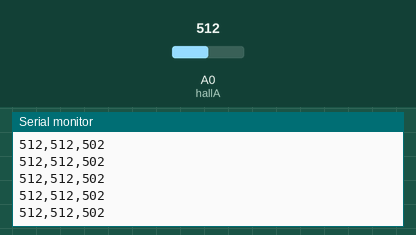
The sketch below on a simulated Arduino Uno, built with avr-gcc and run on an emulated ATmega328P. On the bench: the last lines printed to the serial monitor. The test bench sets the inputs (shaded band); at power-on: A0 (hallA) = 512.

Above: at 11.2 s.
11.3 s: A0 (hallA) set to 11
At 11.8 s:
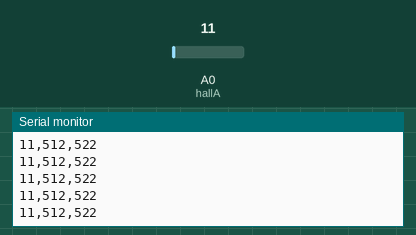
12.8 s: A0 (hallA) set to 8
At 13.5 s:
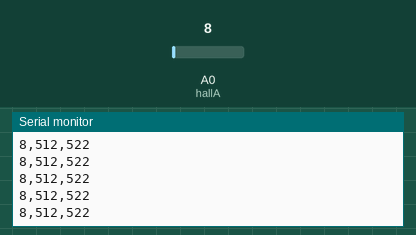
Timing chart, 0 to 15.8 s (numbered marks = the images above; inputs shaded):
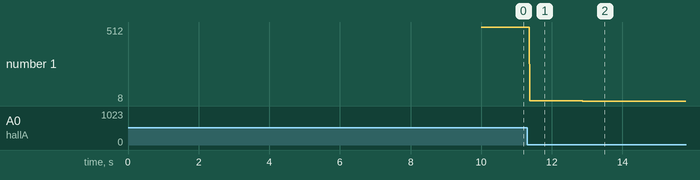

The sketch:

temp.ino
```cpp
//MonitorHall > Rx-ATmega328
/*
 * MAX485 Arduino
 * DI     N/A
 * DE     GND
 * RE     GND
 * RO     D3
 */


#define hallA A0
int sensorVal;
long refTime;
int maxVal;
int minVal;
int threshold;
int peak;


void setup()
{
    Serial.begin(9600);
    maxVal = 0;
    minVal = 1023;
    threshold = 512;
    refTime = millis();

    while((millis()-refTime) < 10000){
      //Read sensor
      sensorVal = analogRead(hallA);
      //Set limits
      if(sensorVal > maxVal){
        maxVal = sensorVal;
      }
      if(sensorVal < minVal){
        minVal = sensorVal;
      }
      threshold = ((maxVal-minVal)/2)+minVal;
      if(sensorVal < threshold){
        peak = minVal+10;
      }else{
        peak = maxVal-10;
      }
      //Plot results
      /*
      Serial.print(sensorVal);
      Serial.print(",");
      Serial.print(minVal);
      Serial.print(",");
      Serial.print(threshold);
      Serial.print(",");
      Serial.print(maxVal);
      Serial.print(",");
      Serial.println(peak);
      */
    }
}

void loop()
{
  sensorVal = analogRead(hallA);
  if(sensorVal < threshold){
    peak = minVal+10;
  }else{
    peak = maxVal-10;
  }
  Serial.print(sensorVal);
  Serial.print(",");
  Serial.print(threshold);
  Serial.print(",");
  Serial.println(peak);
}
//Credits
```

Measured:
- after the input at 11.3 s, the serial monitor: prints a new line after 0.08 s (image 1)
- after the input at 12.8 s, the serial monitor: prints a new line after 0.08 s (image 2)
- plotted number 1: 512 → 11 after the input at 11.3 s, 11 → 8 after the input at 12.8 s
